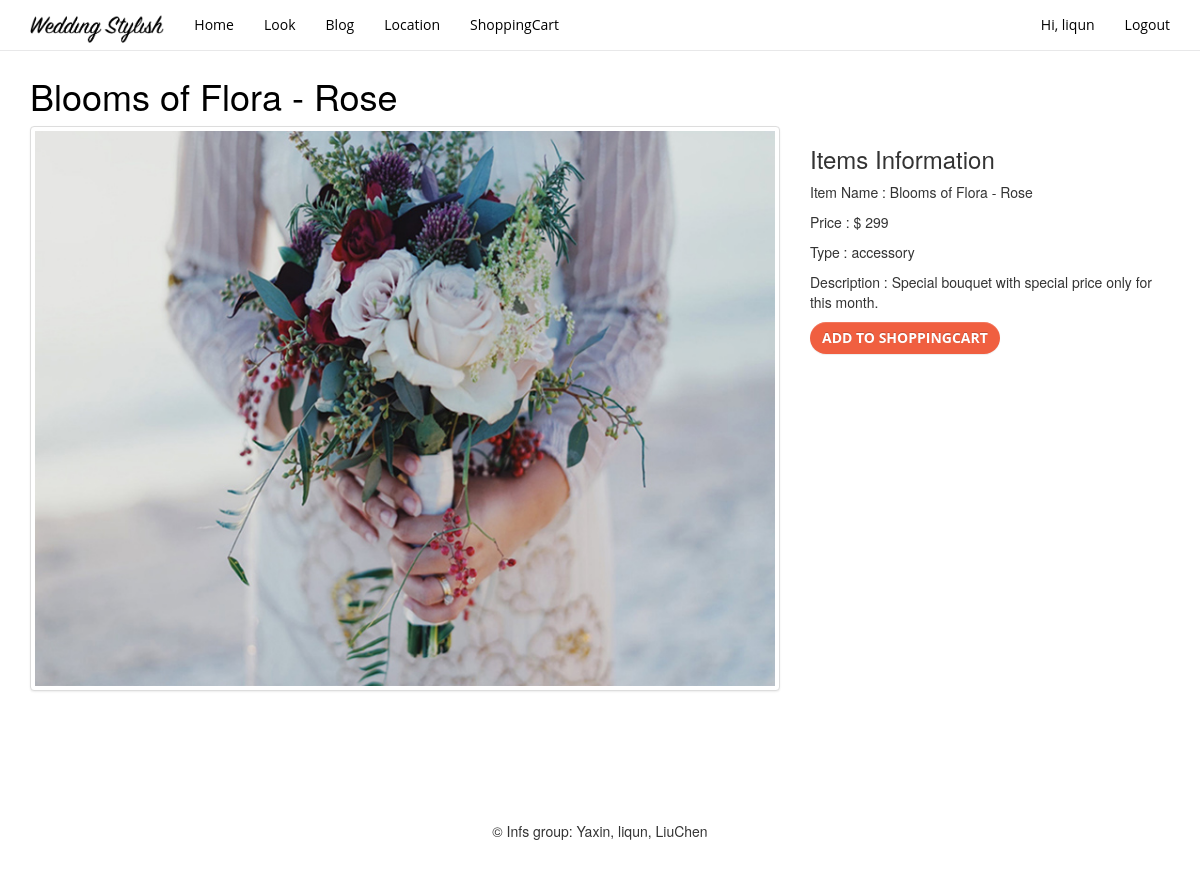
/?c=items&a=items&p=Blooms of Flora - Rose (signed in), run on the app's committed database.
### tables this page shows
CREATE TABLE `product_info` (
  `product_name` varchar(50) NOT NULL,
  `price` double NOT NULL,
  `product_dsc` varchar(200) NOT NULL,
  `path` varchar(100) NOT NULL,
  `category` varchar(50) NOT NULL
);

### application/View/View.php (called while the page is built, shortened)
<?php
class View{
    protected $controller ;
    function __construct($controller,$action){
        $this->controller = $controller;
    }
    function display(){
        $view = str_replace('Controller','',$this->controller).'.php';
        require_once ROOT.'/application/View/'.$view;
    }
}
?>

### application/Controller/Controller.php (called while the page is built, shortened)
<?php
require_once "application/View/View.php";
class Controller{
    protected $_view;
    function __construct($controller,$action){
        $this->_view = new View($controller,$action);
    }
    function display(){
        $this->_view->display();
    }
}
?>

### application/Controller/ItemsController.php (called while the page is built)
<?php
require_once "Controller.php";
class ItemsController extends Controller {
    public function items(){
        $this->display();
    }
}
?>

### application/router.php (called while the page is built, shortened)
<?php
class AutoLoad {
    public function main()
    {
        $c = isset($_GET['c']) ? $_GET['c'] : "Index";
        $a = isset($_GET['a']) ? $_GET['a'] : "Index";
        $classname = ucfirst($c)."Controller";
        $controller = new $classname($classname,$a);
        $controller->$a();
    }
}
$app = new AutoLoad();
$app ->main();
?>

### index.php (called while the page is built)
<?php
require_once "application/router.php";
?>

### application/View/Items.php (the view, shortened to what this page needs)
<!DOCTYPE html>
<html lang="en">
  <head>
      <link href="Public/css/bootstrap.css" rel="stylesheet">
    <link href="Public/css/bootstrap-theme.min.css" rel="stylesheet" >
    <link rel="stylesheet" href="Public/css/style.css">
  </head>
  <body>
  <?php
  $host= DB_HOST;
  $dbName=DB_NAME;
  $dbh = new PDO("mysql:host=$host;dbname=$dbName", DB_USER, DB_PASSWORD);
	$click = $_GET['p'];
	$clickProduct = $dbh->prepare("SELECT * FROM `product_info` WHERE product_name = '{$click}'");
	$clickProduct -> execute();
	$clickedProduct = $clickProduct->fetchAll();
  ?>
    <nav class="navbar navbar-fixed-top container-fluid" id="mainNav">
      <div class="container">
        <div class="navbar-header">
          <a class="navbar-brand" href="index.php"><img src="Public/img/logo2.png" class="img-responsive" alt="logo image" id="brand-image"></a>
        </div>
        <div id="navbar" class="collapse navbar-collapse navHeaderCollapse">
          <ul class="nav navbar-nav ml-auto">
            <li class="active"><a href="?c=index">Home</a></li>
             <li class="nav-item"><a class="nav-link js-scroll-trigger" href="?c=look">Look</a></li>
            <li class="nav-item"><a class="nav-link js-scroll-trigger" href="?c=blog">Blog</a></li>
            <li class="nav-item"><a class="nav-link js-scroll-trigger" href="?c=location">Location</a></li>
            <li class="nav-item"><a class="nav-link js-scroll-trigger" href="?c=shoppingcart">ShoppingCart</a></li>
          </ul>
		  <?php
		  if(isset($_SESSION['user'])){
        $loginUser=$_SESSION['user'];
			  echo '
			<ul class="nav navbar-nav navbar-right">
            <li class="active"><a href="?c=userprofile">Hi, '.$loginUser.'</a></li>
            <li class="active"><a href="?c=logout&a=logout">Logout</a></li>
			</ul>';
		  }
		  ?>
    </nav>
    <div class="container items">
      <h1 class="my-4"><a class="itemsLink" ><?php
  	  echo $clickedProduct[0]["product_name"];
  	  ?></a>
      </h1>
      <div class="row">
		  <?php
		  echo '
		   <div class="col-md-8">
          <img class="img-fluid img-thumbnail" src="'.$clickedProduct[0]["path"].'" alt="">
			</div>
			<div class="col-md-4">
          <h3 class="my-3">Items Information</h3>
            <p> Item Name : '.$clickedProduct[0]["product_name"].'</p>
            <p> Price : $ '. $clickedProduct[0]["price"] . ' </p>
			<p> Type : '. $clickedProduct[0]["category"] . ' </p>
			<p> Description : '. $clickedProduct[0]["product_dsc"] . ' </p>
		<form method = "POST" action = "#">
			<input id="thisItem" readonly="readonly" name="product_name" style = "border:none;" value="'.$clickedProduct[0]["product_name"].'" >
			<script>document.getElementById("thisItem").style.display = "none";</script>
            <button class="btn btn-warning btn-md js-scroll-trigger" type="submit">Add to ShoppingCart</button>
          </a>
        </div>
        <div class="modal fade" role="dialog" id="loginModal">
          <div class="modal-dialog">
          </div>
        </div>
		</form>
        </div>
		  ';
		  ?>
      </div>
    <section>
      <div class="footer">
    &copy; Infs group: Yaxin, liqun, LiuChen
</div>
    </section>
  </body>
</html>

### Public/css/style.css (style rules this page uses)
html { width: 100%; height: 100%; }
body { font-family: 'Merriweather', 'Helvetica Neue', Arial, sans-serif; width: 100vw; }
#mainNav { border-bottom: 1px solid rgba(33, 37, 41, 0.1); background-color: rgba(255, 255, 255, 0.7); font-family: 'Open Sans', 'Helvetica Neue', Arial, sans-serif; -webkit-transition: all 0.2s; -moz-transition: all 0.2s; transition: all 0.2s; }
a { color: black; -webkit-transition: all 0.2s; -moz-transition: all 0.2s; transition: all 0.2s; }
.img-responsive { max-width: 10%; max-height: auto; }
#brand-image { max-width: 200%; max-height: 140%; height: inherit !important; }
.btn { font-weight: 700; background-image:none; text-transform: uppercase; border: none; border-radius: 300px; font-family: 'Open Sans', 'Helvetica Neue', Arial, sans-serif; }
.btn-warning { color: White; background-color: #f05f40; border-color: none; }
section { padding: 8rem 0; text-align: center; }
* { -webkit-box-sizing: border-box; -moz-box-sizing: border-box; box-sizing: border-box; }
.footer { padding-top: 50px; }
@media (min-width: 992px) { body { padding-top: 56px; } }

### data on the page
product_info: product_name "Blooms of Flora - Rose", price "299", category "accessory", product_dsc "Special bouquet with special price only for this month."

### other printed values
$loginUser "liqun"
